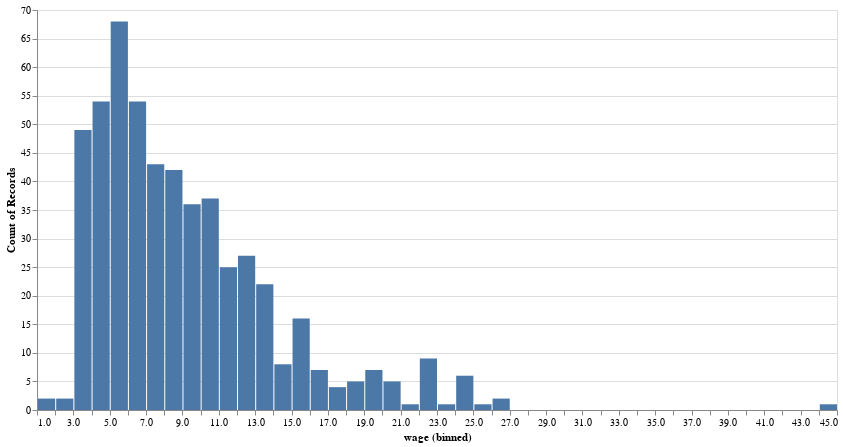

Here is the notebook cell this chart was saved with:
### Markdown cell above
Vamos a visualizar las gráficas anteriores con `Altair`.

. . .

### Code cell
alt.Chart(pop).mark_bar().encode(
    alt.X('wage:Q', bin=alt.Bin(step=1)),
    y='count():O',
).properties(width=800, height=400)

### Figure 1 — Vega-Lite specification as saved in the notebook (floating-point values rounded to 4 significant figures; data arrays with more than 128 entries replaced by an {"elided": "..."} marker saying what was removed)
{"config": {"view": {"continuousWidth": 300, "continuousHeight": 300}}, "data": {"name": "data-02434fce8bb0abec477508894705cf25"}, "mark": {"type": "bar"}, "encoding": {"x": {"bin": {"step": 1}, "field": "wage", "type": "quantitative"}, "y": {"aggregate": "count", "type": "ordinal"}}, "height": 400, "params": [{"name": "param_4", "select": {"type": "interval", "encodings": ["x", "y"]}, "bind": "scales"}], "width": 800, "$schema": "https://vega.github.io/schema/vega-lite/v5.20.1.json", "datasets": {"data-02434fce8bb0abec477508894705cf25": {"elided": "534 records"}}}
